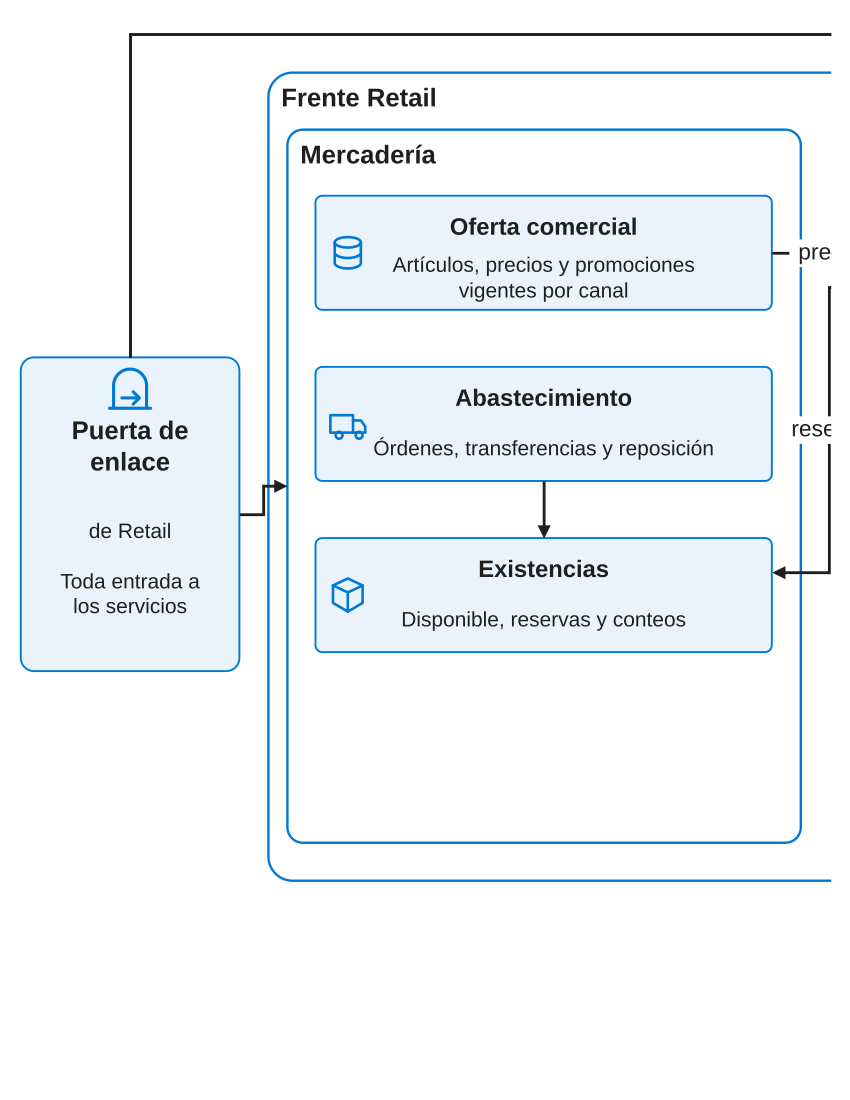

Source code (Python):
"""Vista lógica 2 de 3: servicios de negocio y sus flujos, con la frontera entre Retail y la filial emisora.

Responde: ¿qué hace cada servicio, quién le entrega qué y por dónde cruza una persona o un dato de un negocio al otro?
Un solo nivel (módulos); sin marcas ni códigos técnicos (FEP01, diap. 61). Mismo estilo de columnas que la vista 1.
Fuente: SD-03 (3.3.2) y SD-04 (4.1, Tablas 4.2 y 4.13). Los códigos R:/F:/X-01 se trazan en la Tabla 4.13.
Ejecutar: python3 04_Adjuntos/diagramas/diag-04-22_logica-2-servicios.py
"""

from pathlib import Path

from _alcance import box, container, legend, pic
from _drawio import ACCENT, Diagram

d = Diagram(font=24, zone_font=27)
W = 3
X = [300, 900, 1500]   # columnas de áreas
CW, BW = 540, 480      # ancho de contenedor y de caja

# ------------------------------------------------------------------ Frente Retail
ret = container(d, 280, 100, 1800, 850, "Frente Retail")
m = container(d, X[0], 160, CW, 750, "Mercadería")
v = container(d, X[1], 160, CW, 750, "Venta")
r = container(d, X[2], 160, CW, 750, "Relación con el cliente")


ICON = {'Oferta comercial': 'database', 'Abastecimiento': 'truck', 'Existencias': 'package', 'Pedidos': 'cart', 'Marketplace': 'globe', 'Comisiones': 'card', 'Ventas': 'monitor', 'Posventa': 'users', 'Clientes Retail': 'person'}


def svc(col, y, title, lines):
    return box(d, X[col] + 30, y, BW, 120, title, lines, lsize=22, tsize=25, icon=ICON[title], icon_pos="left")


oferta = svc(0, 230, "Oferta comercial", ["Artículos, precios y promociones", "vigentes por canal"])
abast = svc(0, 410, "Abastecimiento", ["Órdenes, transferencias y reposición"])
exist = svc(0, 590, "Existencias", ["Disponible, reservas y conteos"])
pedidos = svc(1, 230, "Pedidos", ["Estado único y nodo de preparación"])
market = svc(1, 410, "Marketplace", ["Vendedores externos y devoluciones"])
comis = svc(1, 590, "Comisiones", ["Atribuye la venta a canal y vendedor"])
ventas = svc(1, 770, "Ventas", ["Cajas y canal digital, con o sin enlace"])
posv = svc(2, 590, "Posventa", ["Devoluciones, reclamos y garantía"])
clien = svc(2, 770, "Clientes Retail", ["Identidad comercial y consentimientos"])

# ------------------------------------------------------------------ Frontera y Filial emisora
x01 = box(d, 900, 1000, 1140, 110, "Control de cruces", ["Finalidad aprobada, datos mínimos y bitácora de cada cruce"], lsize=23, icon="shield", icon_pos="left")
emi = container(d, 900, 1160, 1140, 330, "Filial emisora · Crédito")
cart = box(d, 930, 1230, 340, 220, "Cartera", ["Saldos, cuotas", "y cobranza"], lsize=22, tsize=25, icon="card")
orig = box(d, 1300, 1230, 340, 220, "Originación", ["Evalúa y aprueba", "la compra a crédito"], lsize=22, tsize=25, icon="exchange")
evid = box(d, 1670, 1230, 340, 220, "Evidencia financiera", ["Consentimiento y", "documentos del crédito"], lsize=22, tsize=25, icon="shield")

# ------------------------------------------------------------------ puertas de enlace
g1 = box(d, 20, 400, 230, 330, "Puerta de enlace", ["de Retail", "", "Toda entrada a", "los servicios"], lsize=22, icon="gateway")
g2 = box(d, 20, 1260, 230, 200, "Puerta de enlace", ["propia de la filial"], lsize=22, icon="gateway")

# ------------------------------------------------------------------ flujos
d.edge(g1, m, "", width=W, exit=(1, 0.5), entry=(0, 0.5))
d.edge(g1, v, "", width=W, exit=(0.5, 0), entry=(0.5, 0), points=[(135, 60), (1170, 60)])
d.edge(g1, r, "", width=W, exit=(0.5, 0), entry=(0.5, 0), points=[(135, 60), (1770, 60)])
d.edge(g2, emi, "", width=W, exit=(1, 0.5), entry=(0, 0.5))
d.edge(oferta, pedidos, "precio", line="dashed", width=W, exit=(1, 0.5), entry=(0, 0.5))
d.edge(pedidos, exist, "reserva", width=W, exit=(0, 0.8), entry=(1, 0.3), points=[(870, 326), (870, 626)])
d.edge(abast, exist, "", width=W, exit=(0.5, 1), entry=(0.5, 0))
d.edge(ventas, comis, "venta", line="dashed", width=W, exit=(0.5, 0), entry=(0.5, 1))
d.edge(ventas, posv, "venta", line="dashed", width=W, exit=(1, 0.5), entry=(0, 0.5), points=[(1470, 830), (1470, 650)])
d.edge(ventas, x01, "", color=ACCENT, width=5, exit=(0.5, 1), entry=(0.2, 0))
d.edge(clien, x01, "", color=ACCENT, width=5, exit=(0.5, 1), entry=(0.8, 0))
d.edge(x01, orig, "", color=ACCENT, width=5, exit=(0.5, 1), entry=(0.5, 0))
d.edge(orig, cart, "", width=W, exit=(0, 0.5), entry=(1, 0.5))
d.edge(orig, evid, "", width=W, exit=(1, 0.5), entry=(0, 0.5))

# ------------------------------------------------------------------ leyenda y notas
legend(d, 2130, 960, 330, extra=[("solid", "#1F1F1F", 3, "Llamada con respuesta"), ("dashed", "#1F1F1F", 3, "Hecho confirmado"),
                                  ("solid", ACCENT, 5, "Cruce autorizado")])
d.text(2130, 1320, 400, 160, "Cada servicio escribe solo en sus datos. Los demás consumen sus hechos o llaman a su contrato; ninguno lee su base.",
       size=21, align="left")

d.save(Path(__file__).with_suffix(".drawio"), formats=("png", "pdf"), scale=2)
